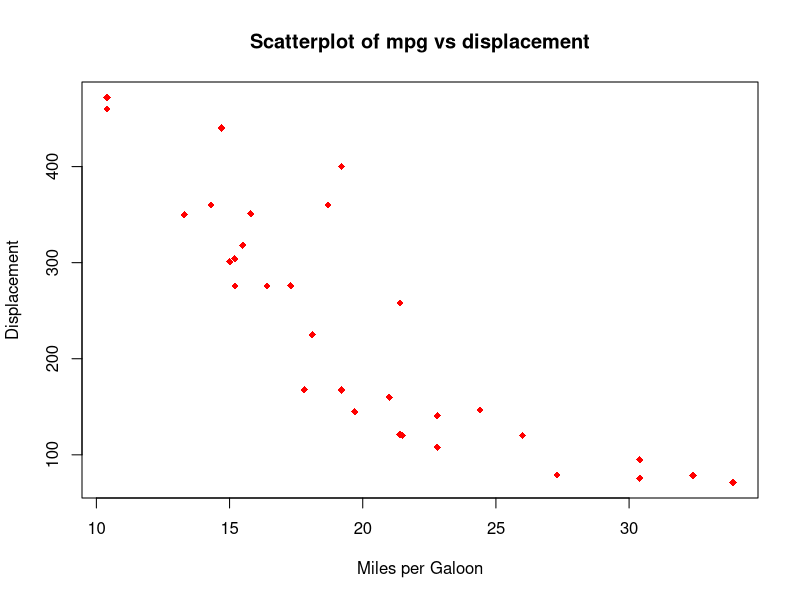

Generate this figure with R:
## Used to know the relation between two columns data
p <- plot(mtcars$mpg,mtcars$disp, main= "Scatterplot of mpg vs displacement",xlab ="Miles per Galoon",ylab="Displacement",col="red",pch=18)
